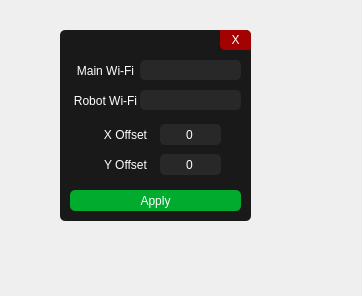
<?xml version="1.0" encoding="UTF-8"?>
<ui version="4.0">
 <class>Settings</class>
 <widget class="QDialog" name="Settings">
  <property name="geometry">
   <rect>
    <x>0</x>
    <y>0</y>
    <width>362</width>
    <height>296</height>
   </rect>
  </property>
  <property name="windowTitle">
   <string>Settings</string>
  </property>
  <property name="styleSheet">
   <string notr="true"/>
  </property>
  <widget class="QLabel" name="bg">
   <property name="geometry">
    <rect>
     <x>60</x>
     <y>30</y>
     <width>191</width>
     <height>191</height>
    </rect>
   </property>
   <property name="styleSheet">
    <string notr="true">QLabel{
background-color: rgb(25,25,25);
border-radius: 5px;
}</string>
   </property>
   <property name="text">
    <string/>
   </property>
  </widget>
  <widget class="QSpinBox" name="yOffset">
   <property name="geometry">
    <rect>
     <x>160</x>
     <y>154</y>
     <width>61</width>
     <height>21</height>
    </rect>
   </property>
   <property name="styleSheet">
    <string notr="true">QSpinBox{
 color: #ffffff;
 background-color: rgb(40,40,40);
  font-size: 12px;
  border-radius: 5px;
}</string>
   </property>
   <property name="alignment">
    <set>Qt::AlignCenter</set>
   </property>
   <property name="buttonSymbols">
    <enum>QAbstractSpinBox::NoButtons</enum>
   </property>
   <property name="maximum">
    <number>10000</number>
   </property>
  </widget>
  <widget class="QLabel" name="label_4">
   <property name="geometry">
    <rect>
     <x>90</x>
     <y>154</y>
     <width>71</width>
     <height>21</height>
    </rect>
   </property>
   <property name="styleSheet">
    <string notr="true">QLabel{
color: #ffffff
}</string>
   </property>
   <property name="text">
    <string>Y Offset</string>
   </property>
   <property name="alignment">
    <set>Qt::AlignCenter</set>
   </property>
  </widget>
  <widget class="QLineEdit" name="robotWifi">
   <property name="geometry">
    <rect>
     <x>140</x>
     <y>90</y>
     <width>101</width>
     <height>20</height>
    </rect>
   </property>
   <property name="styleSheet">
    <string notr="true">QLineEdit{
 color: #ffffff;
 background-color: rgb(40,40,40);
  font-size: 12px;
  border-radius: 5px;
}
</string>
   </property>
   <property name="alignment">
    <set>Qt::AlignCenter</set>
   </property>
  </widget>
  <widget class="QLabel" name="label_2">
   <property name="geometry">
    <rect>
     <x>70</x>
     <y>90</y>
     <width>71</width>
     <height>21</height>
    </rect>
   </property>
   <property name="styleSheet">
    <string notr="true">QLabel{
color: #ffffff
}</string>
   </property>
   <property name="text">
    <string>Robot Wi-Fi</string>
   </property>
   <property name="alignment">
    <set>Qt::AlignCenter</set>
   </property>
  </widget>
  <widget class="QLabel" name="label_3">
   <property name="geometry">
    <rect>
     <x>90</x>
     <y>124</y>
     <width>71</width>
     <height>21</height>
    </rect>
   </property>
   <property name="styleSheet">
    <string notr="true">QLabel{
color: #ffffff
}</string>
   </property>
   <property name="text">
    <string>X Offset</string>
   </property>
   <property name="alignment">
    <set>Qt::AlignCenter</set>
   </property>
  </widget>
  <widget class="QSpinBox" name="xOffset">
   <property name="geometry">
    <rect>
     <x>160</x>
     <y>124</y>
     <width>61</width>
     <height>21</height>
    </rect>
   </property>
   <property name="styleSheet">
    <string notr="true">QSpinBox{
 color: #ffffff;
 background-color: rgb(40,40,40);
  font-size: 12px;
  border-radius: 5px;
}</string>
   </property>
   <property name="alignment">
    <set>Qt::AlignCenter</set>
   </property>
   <property name="buttonSymbols">
    <enum>QAbstractSpinBox::NoButtons</enum>
   </property>
   <property name="maximum">
    <number>10000</number>
   </property>
  </widget>
  <widget class="QPushButton" name="Cancel">
   <property name="geometry">
    <rect>
     <x>220</x>
     <y>30</y>
     <width>31</width>
     <height>20</height>
    </rect>
   </property>
   <property name="font">
    <font>
     <pointsize>-1</pointsize>
    </font>
   </property>
   <property name="styleSheet">
    <string notr="true">QPushButton{
 color: #ffffff;
 background-color: rgb(163, 2, 2);
  font-size: 12px;
border-top-right-radius: 5px;
border-bottom-left-radius: 5px
}

QPushButton:hover{
 background-color: rgb(117, 1, 1);
}

QPushButton:pressed{
 border: 1px solid #9dccb6;
}</string>
   </property>
   <property name="text">
    <string>X</string>
   </property>
  </widget>
  <widget class="QLineEdit" name="mainWifi">
   <property name="geometry">
    <rect>
     <x>140</x>
     <y>60</y>
     <width>101</width>
     <height>20</height>
    </rect>
   </property>
   <property name="styleSheet">
    <string notr="true">QLineEdit{
 color: #ffffff;
 background-color: rgb(40,40,40);
  font-size: 12px;
  border-radius: 5px;
}
</string>
   </property>
   <property name="alignment">
    <set>Qt::AlignCenter</set>
   </property>
  </widget>
  <widget class="QLabel" name="label_5">
   <property name="geometry">
    <rect>
     <x>70</x>
     <y>60</y>
     <width>71</width>
     <height>21</height>
    </rect>
   </property>
   <property name="styleSheet">
    <string notr="true">QLabel{
color: #ffffff
}</string>
   </property>
   <property name="text">
    <string>Main Wi-Fi</string>
   </property>
   <property name="alignment">
    <set>Qt::AlignCenter</set>
   </property>
  </widget>
  <widget class="QPushButton" name="Apply">
   <property name="geometry">
    <rect>
     <x>70</x>
     <y>190</y>
     <width>171</width>
     <height>21</height>
    </rect>
   </property>
   <property name="styleSheet">
    <string notr="true">QPushButton{
 color: #ffffff;
 background-color: rgb(0, 171, 46);
  font-size: 12px;
  border-radius: 5px;
}

QPushButton:hover{
 background-color: rgb(1, 138, 38);
}

QPushButton:pressed{
 border: 1px solid #9dccb6;
}</string>
   </property>
   <property name="text">
    <string>Apply</string>
   </property>
  </widget>
 </widget>
 <tabstops>
  <tabstop>mainWifi</tabstop>
  <tabstop>robotWifi</tabstop>
  <tabstop>xOffset</tabstop>
  <tabstop>yOffset</tabstop>
  <tabstop>Apply</tabstop>
  <tabstop>Cancel</tabstop>
 </tabstops>
 <resources/>
 <connections/>
</ui>
